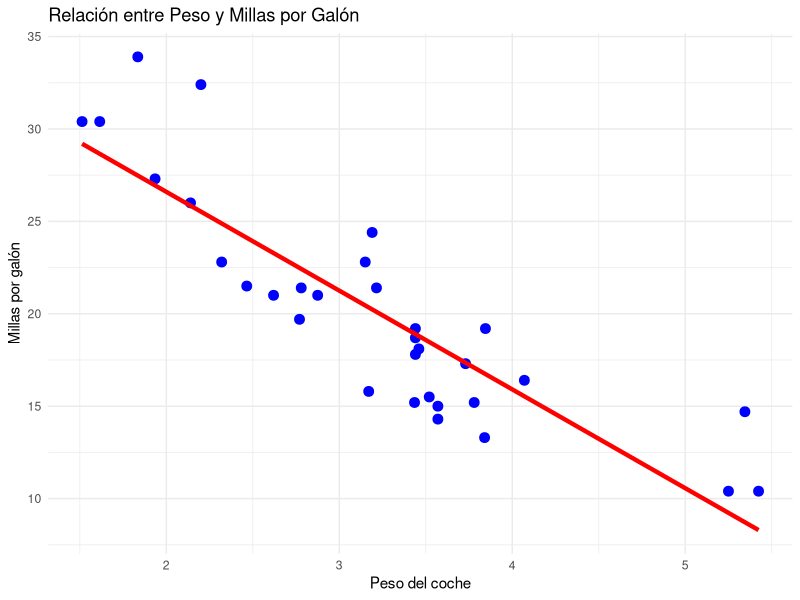

This chart was generated by the following R code:
## ---- chunk 1
library(ggplot2)

# 1. Cargar los datos
data(mtcars)

# 2. Ajustar el modelo de regresión lineal
modelo <- lm(mpg ~ wt + hp, data = mtcars)

# 3. Obtener el resumen del modelo
resumen <- summary(modelo)
print(resumen)

# 4. Calcular intervalos de confianza para los coeficientes
intervalos_confianza <- confint(modelo)
print(intervalos_confianza)

# 5. Crear un gráfico de dispersión con la línea de regresión ajustada usando ggplot2
ggplot(mtcars, aes(x = wt, y = mpg)) +
  geom_point(color = "blue", size = 3) +  # puntos de dispersión
  geom_smooth(method = "lm", se = FALSE, color = "red", size = 1.5) +  # línea de regresión
  labs(title = "Relación entre Peso y Millas por Galón",
       x = "Peso del coche",
       y = "Millas por galón") +
  theme_minimal()


